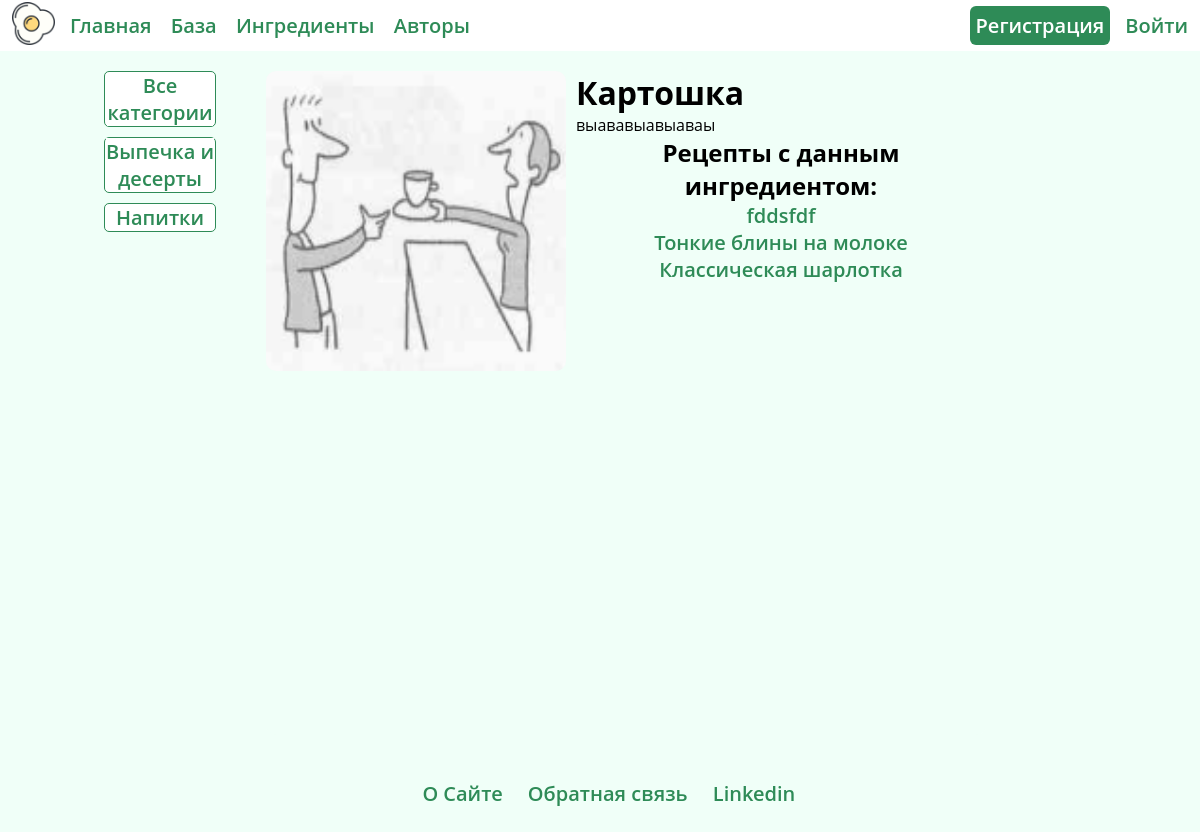
Screenshot of /ingredients/kartoshka/ with the database file from the repository.
### recipes/models.py (models this page shows, shortened)
class Category(models.Model):
    name = models.CharField(max_length=100, db_index=True, verbose_name='Категория')
    slug = models.SlugField(max_length=255, unique=True, db_index=True, verbose_name='URL')
    def get_absolute_url(self):
        return reverse('category', kwargs={'cat_slug': self.slug})
    class Meta:
        verbose_name = 'Категории'
        verbose_name_plural = 'Категории'
        ordering = ['id']

class Ingredient(models.Model):
    name = models.CharField(max_length=100, db_index=True, verbose_name='Ингредиент')
    slug = models.SlugField(max_length=255, unique=True, db_index=True, verbose_name='URL')
    content = models.TextField(verbose_name="Текст статьи")
    photo = models.ImageField(upload_to="photos/%Y/%m/%d/", verbose_name="Фото")
    def __str__(self):
        return self.name
    class Meta:
        verbose_name = 'Ингредиенты'
        verbose_name_plural = 'Ингредиенты'
        ordering = ['name']

class Recipes(models.Model):
    title = models.CharField(max_length=255, verbose_name="Заголовок")
    slug = models.SlugField(max_length=255, unique=True, db_index=True, verbose_name="URL")
    anons = models.CharField(max_length=500, verbose_name="Анонс")
    content = models.TextField(verbose_name="Текст статьи")
    photo = models.ImageField(upload_to="photos/%Y/%m/%d/", verbose_name="Фото")
    time_create = models.DateTimeField(auto_now_add=True, verbose_name="Время создания")
    time_update = models.DateTimeField(auto_now=True, verbose_name="Время изменения")
    cat = models.ForeignKey('Category', on_delete=models.PROTECT, verbose_name='Категории')
    ingredients = models.ManyToManyField('Ingredient', verbose_name='Ингредиенты')
    user = models.ForeignKey(User, on_delete=models.PROTECT, default=True, verbose_name='Автор')
    is_published = models.BooleanField(default=True, verbose_name="Публикация")
    def __str__(self):
        return self.title
    def get_absolute_url(self):
        return reverse('post', kwargs={'post_slug': self.slug})
    class Meta:
        verbose_name = 'Рецепты'
        verbose_name_plural = 'Рецепты'
        ordering = ['-time_create']

### recipes/views.py (the view)
# urls.py: path('ingredients/<slug:ingredients_slug>/', ShowIngredients.as_view(), name='ingredients'),
class ShowIngredients(DataMixin, DetailView):
    model = Ingredient
    template_name = 'recipes/ingredient.html'
    slug_url_kwarg = 'ingredients_slug'
    context_object_name = 'post'
    def get_context_data(self, *, object_list=None, **kwargs):
        context = super().get_context_data(**kwargs)
        c_def = self.get_user_context(title=context['post'])
        return dict(list(context.items()) + list(c_def.items()))

### recipes/utils.py (called while the page is built)
    def get_user_context(self, **kwargs):
        context = kwargs
        cats = Category.objects.annotate(Count('recipes'))
        context['menu'] = menu
        context['cats'] = cats
        if 'cat_selected' not in context:
            context['cat_selected'] = 0
        return context

### recipes/templates/recipes/ingredient.html
{% extends 'recipes/base.html' %}
{% block content %}
{% if post.photo %}
<p><img class="img-article" src="{{post.photo.url}}"></p>
{% endif %}
<h1>{{post.name}}</h1>
{{post.content|linebreaks}}
<h2 class="ingredients">Рецепты с данным ингредиентом:</h2>
<ul class="ingredients">
{% for ing in post.recipes_set.all %}
<li><a href="{{ ing.get_absolute_url }}">{{ing}}</a></li>
{% endfor %}
</ul>
{% endblock %}

### recipes/templates/recipes/base.html (shortened to what this page needs)
{% load static %}
{% load recipes_tags %}
<!DOCTYPE html>
<html>
<head>
	<link type="text/css" href="{% static 'recipes/css/main.css' %}" rel="stylesheet" />
</head>
<body>
{% block mainmenu %}
	<div class="header">
	<ul class="mainmenu">
	<a href="/"><img class="logo" src="{% static 'recipes/images/main.ico' %}"></a>
{% for m in menu %}
	<li><a href="{% url m.url_name %}">{{m.title}}</a></li>
{% endfor %}
	{% if request.user.is_authenticated %}
		<li class="menu"><a href="{% url 'logout' %}">Выйти</a></li>
		<li class="menu"><a href="/">{{user.username}}</a></li>
		<li class="menu" id="register"><a href="/addpage">Добавить рецепт</a></li>
		{% else %}
		<li class="menu"><a href="/login">Войти</a></li>
		<li class="menu" id="register"><a href="/register">Регистрация</a></li>
		{% endif %}
	</ul>
	</div>
{% endblock mainmenu %}
<div class="left-chapters">
	<ul class="selected">
		<li><a href="/">Все категории</a></li>
		{% for c in cats %}
		{% if c.recipes__count > 0 %}
		{% if c.pk == cat_selected %}
		<li class="selected">{{c.name}}</li>
		{% else %}
		<li><a href="{{ c.get_absolute_url }}">{{c.name}}</a></li>
		{% endif %}
		{% endif %}
		{% endfor %}
	</ul>
</div>
<div class="content">
{% block content %}
{% endblock %}
	</div>
<div class="footer">
	<ul class="selected">
		<li><a href="/about">О Сайте</a></li>
		<li><a href="/contact">Обратная связь</a></li>
		<li><a href="https://www.linkedin.com/in/vladislav-samuylov/" target="_blank">Linkedin</a></li>
	</ul>
</div>
</body>

### recipes/static/recipes/css/main.css (style rules this page uses)
* { margin: 0; padding: 0; font-family: "Open Sans"; background: #f0fff8; }
html, body { height: 100%; }
a { color: #2E8B57; text-decoration: none; font-weight: 600; font-size: 20px; background:#ffffff; }
.header { width:100%; heidht: 100px; float: left; }
.logo { background: #fff; width: 43px; height: 43px; float: left; margin-top: -10px; }
.mainmenu { padding: 12px; background:#ffffff; }
.mainmenu li { display: inline; margin-left: 15px; }
.left-chapters { width: 11%; height: 80%; float: left; text-align: center; padding: 10px; margin-left: 7%; }
.left-chapters li { list-style: none; background-color: #fff; margin: 10px; border: 1px solid #2E8B57; border-radius: 5px; }
.content { width: 60%; height: auto; min-height: 83%; float: left; margin: 20px; margin-left: 30px; border-radius: 10px; }
.footer { width: 97.3%; float: left; text-align: center; padding: 25px; }
.footer li { list-style: none; display: inline; margin: 10px; }
.footer a { background: #f0fff8; }
.menu { float: right; }
#register a { color: #fff; background: #2E8B57; padding: 6px; border-radius: 6px; }
.selected { font-family: "Open Sans"; color: #DC143C; font-weight: 600; font-size: 20px; }
.img-article { width: 300px; height: 300px; float: left; border-radius: 10px; margin-right: 10px; }
.ingredients { list-style: none; text-align: center; }
.ingredients a { background: #f0fff8; }

### rows the page displays
Category: name "Выпечка и десерты"
Category: name "Напитки"
Ingredient: photo (picture), name "Картошка", content "выававыавыаваы"
Recipes: title "fddsfdf"
Recipes: title "Тонкие блины на молоке"
Recipes: title "Классическая шарлотка"

### other values shown
{{ m.title }} "Главная" "База" "Ингредиенты" "Авторы"
